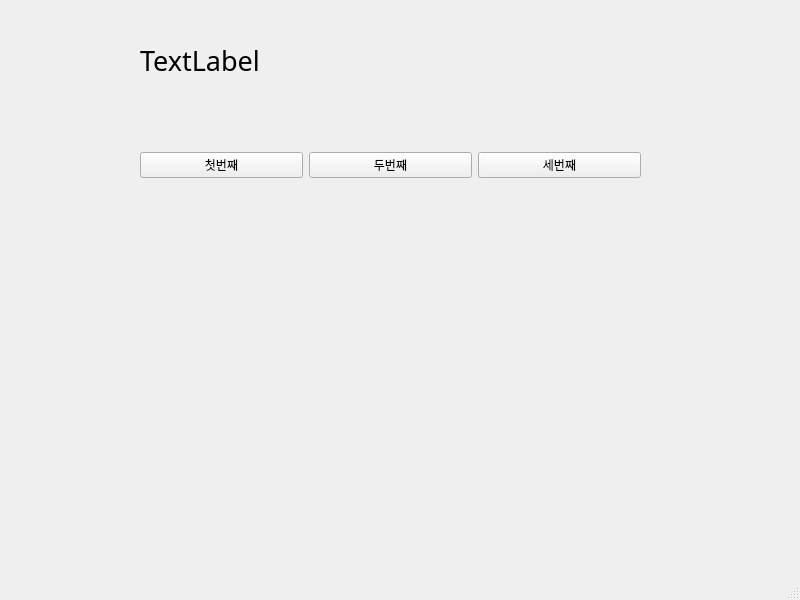
<?xml version="1.0" encoding="UTF-8"?>
<ui version="4.0">
 <class>MainWindow</class>
 <widget class="QMainWindow" name="MainWindow">
  <property name="geometry">
   <rect>
    <x>0</x>
    <y>0</y>
    <width>800</width>
    <height>600</height>
   </rect>
  </property>
  <property name="windowTitle">
   <string>MainWindow</string>
  </property>
  <widget class="QWidget" name="centralwidget">
   <widget class="QWidget" name="horizontalLayoutWidget">
    <property name="geometry">
     <rect>
      <x>140</x>
      <y>120</y>
      <width>501</width>
      <height>91</height>
     </rect>
    </property>
    <layout class="QHBoxLayout" name="horizontalLayout">
     <item>
      <widget class="QPushButton" name="pushButton_3">
       <property name="text">
        <string>첫번째</string>
       </property>
      </widget>
     </item>
     <item>
      <widget class="QPushButton" name="pushButton_2">
       <property name="text">
        <string>두번째</string>
       </property>
      </widget>
     </item>
     <item>
      <widget class="QPushButton" name="pushButton">
       <property name="text">
        <string>세번째</string>
       </property>
      </widget>
     </item>
    </layout>
   </widget>
   <widget class="QLabel" name="label">
    <property name="geometry">
     <rect>
      <x>140</x>
      <y>30</y>
      <width>491</width>
      <height>61</height>
     </rect>
    </property>
    <property name="font">
     <font>
      <family>맑은 고딕</family>
      <pointsize>20</pointsize>
     </font>
    </property>
    <property name="text">
     <string>TextLabel</string>
    </property>
   </widget>
  </widget>
  <widget class="QMenuBar" name="menubar">
   <property name="geometry">
    <rect>
     <x>0</x>
     <y>0</y>
     <width>800</width>
     <height>22</height>
    </rect>
   </property>
  </widget>
  <widget class="QStatusBar" name="statusbar"/>
 </widget>
 <resources/>
 <connections>
  <connection>
   <sender>pushButton_3</sender>
   <signal>clicked()</signal>
   <receiver>MainWindow</receiver>
   <slot>firstClick()</slot>
   <hints>
    <hint type="sourcelabel">
     <x>201</x>
     <y>187</y>
    </hint>
    <hint type="destinationlabel">
     <x>217</x>
     <y>234</y>
    </hint>
   </hints>
  </connection>
  <connection>
   <sender>pushButton_2</sender>
   <signal>clicked()</signal>
   <receiver>MainWindow</receiver>
   <slot>secondClick()</slot>
   <hints>
    <hint type="sourcelabel">
     <x>373</x>
     <y>184</y>
    </hint>
    <hint type="destinationlabel">
     <x>382</x>
     <y>225</y>
    </hint>
   </hints>
  </connection>
  <connection>
   <sender>pushButton</sender>
   <signal>clicked()</signal>
   <receiver>MainWindow</receiver>
   <slot>thirdClick()</slot>
   <hints>
    <hint type="sourcelabel">
     <x>548</x>
     <y>182</y>
    </hint>
    <hint type="destinationlabel">
     <x>559</x>
     <y>228</y>
    </hint>
   </hints>
  </connection>
 </connections>
 <slots>
  <slot>firstClick()</slot>
  <slot>secondClick()</slot>
  <slot>thirdClick()</slot>
 </slots>
</ui>
